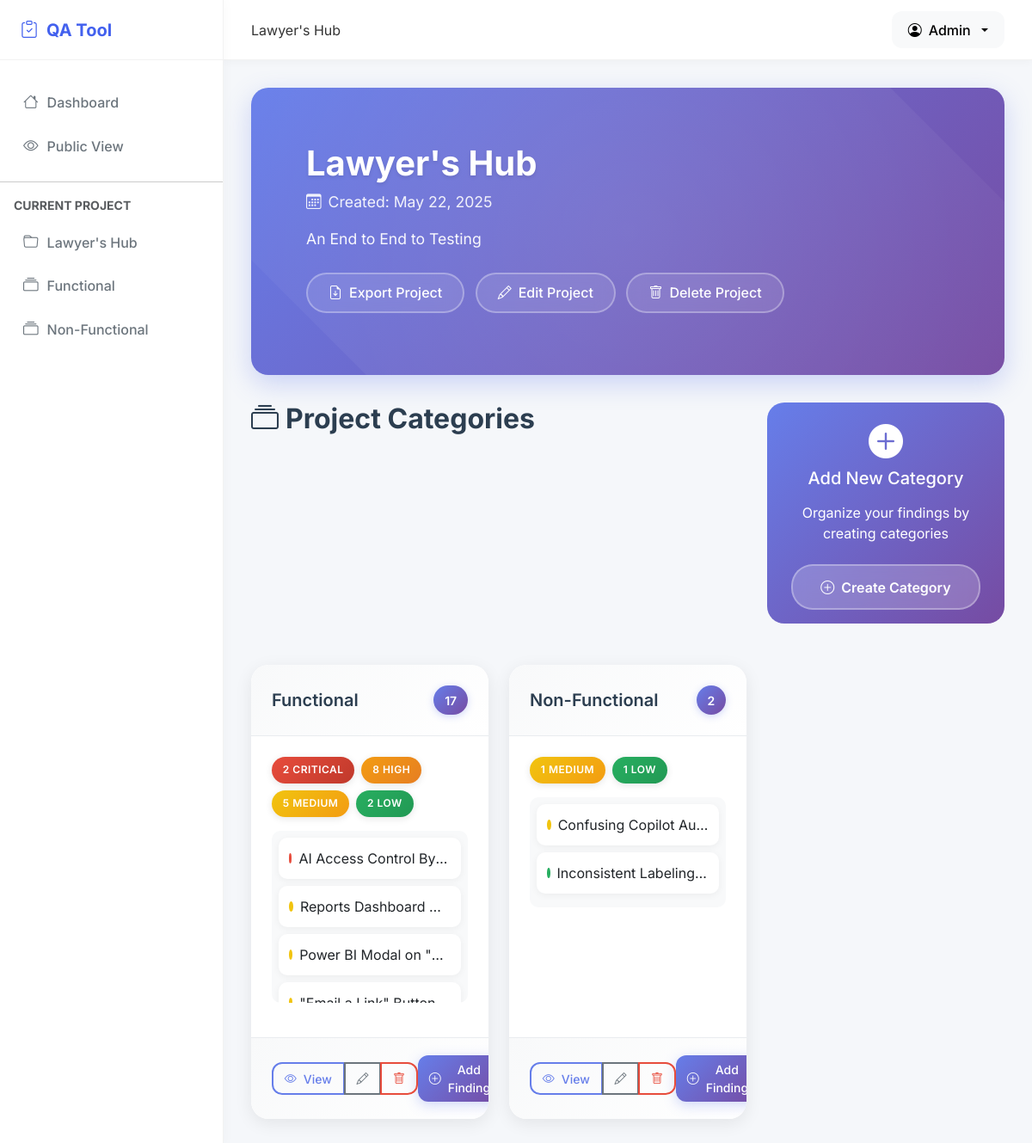
/project/1 (signed in), run on the app's committed database.
### app.py (models this page shows, shortened)
class Project(db.Model):
    id = db.Column(db.Integer, primary_key=True)
    name = db.Column(db.String(100), nullable=False)
    description = db.Column(db.Text)
    created_date = db.Column(db.DateTime, default=datetime.utcnow)
    categories = db.relationship('Category', backref='project', cascade='all, delete-orphan')

class Category(db.Model):
    id = db.Column(db.Integer, primary_key=True)
    name = db.Column(db.String(100), nullable=False)
    project_id = db.Column(db.Integer, db.ForeignKey('project.id'), nullable=False)
    findings = db.relationship('Finding', backref='category', cascade='all, delete-orphan')

class Finding(db.Model):
    id = db.Column(db.Integer, primary_key=True)
    title = db.Column(db.String(100), nullable=False)
    description = db.Column(db.Text)
    severity = db.Column(db.String(20), nullable=False)  # Critical, High, Medium, Low
    level = db.Column(db.String(50))
    status = db.Column(db.String(20), nullable=False)  # Open, In Progress, Closed
    created_date = db.Column(db.DateTime, default=datetime.utcnow)
    category_id = db.Column(db.Integer, db.ForeignKey('category.id'), nullable=False)
    screenshots = db.relationship('Screenshot', backref='finding', cascade='all, delete-orphan')

### app.py (the view)
@app.route('/project/<int:project_id>')
@admin_required
def view_project(project_id):
    project = Project.query.get_or_404(project_id)
    return render_template('view_project.html', project=project)

### app.py (called while the page is built)
def admin_required(f):
    @wraps(f)
    def decorated_function(*args, **kwargs):
        if not session.get('logged_in'):
            return redirect(url_for('public_index'))
        return f(*args, **kwargs)
    return decorated_function

### templates/view_project.html (shortened to what this page needs)
{% extends 'base.html' %}
{% block heading %}{{ project.name }}{% endblock %}
{% block content %}
<div class="project-header">
    <div class="content">
        <h1 class="project-title">{{ project.name }}</h1>
        <div class="project-meta">
            <i class="bi bi-calendar3 me-2"></i>Created: {{ project.created_date.strftime('%B %d, %Y') }}
        </div>
        <div class="project-description">{{ project.description }}</div>
        <div class="project-actions">
            <a href="{{ url_for('export_project', project_id=project.id) }}" class="btn">
                <i class="bi bi-file-earmark-arrow-down"></i> Export Project
            </a>
            <a href="{{ url_for('edit_project', project_id=project.id) }}" class="btn">
                <i class="bi bi-pencil"></i> Edit Project
            </a>
            <button type="button" class="btn" data-bs-toggle="modal" data-bs-target="#deleteProjectModal">
                <i class="bi bi-trash"></i> Delete Project
            </button>
        </div>
    </div>
</div>
<div class="row mb-5">
    <div class="col-lg-8">
        <div class="d-flex align-items-center justify-content-between mb-4">
            <h2 class="section-title">
                <i class="bi bi-collection"></i>
                Project Categories
            </h2>
        </div>
    </div>
    <div class="col-lg-4">
        <div class="add-category-card card">
            <div class="card-body">
                <div class="text-center">
                    <i class="bi bi-plus-circle-fill mb-3" style="font-size: 2.5rem;"></i>
                    <h5 class="card-title mb-3">Add New Category</h5>
                    <p class="card-text mb-4">Organize your findings by creating categories</p>
                    <a href="{{ url_for('new_category', project_id=project.id) }}" class="btn">
                        <i class="bi bi-plus-circle"></i> Create Category
                    </a>
                </div>
            </div>
        </div>
    </div>
</div>
{% if project.categories %}
    <div class="row row-cols-1 row-cols-md-2 row-cols-xl-3 g-4">
        {% for category in project.categories %}
            <div class="col">
                <div class="category-card card h-100">
                    <div class="card-header d-flex justify-content-between align-items-center">
                        <h5 class="mb-0">{{ category.name }}</h5>
                        <span class="count-badge">{{ category.findings|length }}</span>
                    </div>
                    <div class="card-body">
                        {% if category.findings %}
                            <div class="mb-3">
                                <div class="severity-badges mb-3">
                                    {% set critical = category.findings|selectattr('severity', 'equalto', 'Critical')|list|length %}
                                    {% set high = category.findings|selectattr('severity', 'equalto', 'High')|list|length %}
                                    {% set medium = category.findings|selectattr('severity', 'equalto', 'Medium')|list|length %}
                                    {% set low = category.findings|selectattr('severity', 'equalto', 'Low')|list|length %}
                                    {% if critical > 0 %}
                                    <span class="severity-badge critical">{{ critical }} Critical</span>
                                    {% endif %}
                                    {% if high > 0 %}
                                    <span class="severity-badge high">{{ high }} High</span>
                                    {% endif %}
                                    {% if medium > 0 %}
                                    <span class="severity-badge medium">{{ medium }} Medium</span>
                                    {% endif %}
                                    {% if low > 0 %}
                                    <span class="severity-badge low">{{ low }} Low</span>
                                    {% endif %}
                                </div>
                                <div class="findings-preview">
                                    {% for finding in category.findings[:4] %}
                                        <a href="{{ url_for('view_finding', finding_id=finding.id) }}" class="finding-item">
                                            <div class="d-flex align-items-center">
                                                <span class="severity-indicator {{ finding.severity.lower() }}"></span>
                                                <div class="text-truncate flex-grow-1">{{ finding.title }}</div>
                                            </div>
                                        </a>
                                    {% endfor %}
                                </div>
                            </div>
                        {% else %}
                            <div class="empty-state">
                                <i class="bi bi-exclamation-circle"></i>
                                <h6>No findings yet</h6>
                                <p class="text-muted small">Start by adding your first finding</p>
                            </div>
                        {% endif %}
                    </div>
                    <div class="card-footer d-flex justify-content-between align-items-center">
                        <div class="btn-group" role="group">
                            <a href="{{ url_for('view_category', category_id=category.id) }}" class="btn btn-sm btn-outline-primary">
                                <i class="bi bi-eye"></i> View
                            </a>
                            <a href="{{ url_for('edit_category', category_id=category.id) }}" class="btn btn-sm btn-outline-secondary">
                                <i class="bi bi-pencil"></i>
                            </a>
                            <button type="button" class="btn btn-sm btn-outline-danger" data-bs-toggle="modal" data-bs-target="#deleteCategoryModal{{ category.id }}">
                                <i class="bi bi-trash"></i>
                            </button>
                        </div>
                        <a href="{{ url_for('new_finding', category_id=category.id) }}" class="btn btn-sm btn-primary">
                            <i class="bi bi-plus-circle"></i> Add Finding
                        </a>
                    </div>
                </div>
            </div>
        {% endfor %}
    </div>
{% endif %}
{% endblock %}

### templates/base.html (shortened to what this page needs)
<!DOCTYPE html>
<html lang="en">
<head>
    <link href="https://cdn.jsdelivr.net/npm/bootstrap@5.3.0-alpha1/dist/css/bootstrap.min.css" rel="stylesheet">
    <link rel="stylesheet" href="https://cdn.jsdelivr.net/npm/bootstrap-icons@1.10.3/font/bootstrap-icons.css">
</head>
<body>
    <div class="layout-wrapper">
        <div class="sidebar" id="sidebar">
            <div class="sidebar-header">
                <a href="{{ url_for('index') }}" class="sidebar-logo">
                    <i class="bi bi-clipboard-check"></i>
                    <span>QA Tool</span>
                </a>
            </div>
            <div class="sidebar-menu">
                <a href="{{ url_for('index') }}" class="menu-item {% if request.endpoint == 'index' %}active{% endif %}">
                    <i class="bi bi-house"></i> Dashboard
                </a>
                <a href="{{ url_for('public_index') }}" class="menu-item {% if request.endpoint == 'public_index' %}active{% endif %}">
                    <i class="bi bi-eye"></i> Public View
                </a>
                {% if project is defined and project %}
                <hr class="my-3">
                <div class="px-3 mb-2 text-uppercase small fw-bold text-muted">Current Project</div>
                <a href="{{ url_for('view_project', project_id=project.id) }}" class="menu-item">
                    <i class="bi bi-folder"></i> {{ project.name }}
                </a>
                    {% if project.categories %}
                        {% for category in project.categories %}
                            <a href="{{ url_for('view_category', category_id=category.id) }}" class="menu-item ps-4 {% if category_id is defined and category_id == category.id %}active{% endif %}">
                                <i class="bi bi-collection"></i> {{ category.name }}
                            </a>
                        {% endfor %}
                    {% endif %}
                {% endif %}
            </div>
        </div>
        <div class="content-wrapper" id="content-wrapper">
            <div class="header">
                <div class="flex-grow-1">
                    {% block heading %}{% endblock %}
                </div>
                <div class="d-flex align-items-center">
                    <div class="dropdown">
                        <button class="btn btn-light dropdown-toggle d-flex align-items-center gap-2" type="button" id="userDropdown" data-bs-toggle="dropdown" aria-expanded="false">
                            <i class="bi bi-person-circle"></i>
                            <span>Admin</span>
                        </button>
                    </div>
                </div>
            </div>
            <div class="content">
                {% block content %}{% endblock %}
            </div>
        </div>
    </div>
</body>
</html>

### templates/base.html (style rules this page uses)
:root { --sidebar-width: 260px; --header-height: 70px; --primary-color: #4361ee; --secondary-color: #3f37c9; --success-color: #4cc9f0; --danger-color: #f72585; --warning-color: #f8961e; --info-color: #4895ef; --light-color: #f8f9fa; --dark-color: #212529; }
body { font-family: 'Inter', 'Segoe UI', Roboto, -apple-system, BlinkMacSystemFont, sans-serif; background-color: #f5f7fa; color: #333; }
.layout-wrapper { display: flex; min-height: 100vh; }
.sidebar { width: var(--sidebar-width); background: white; border-right: 1px solid rgba(0,0,0,0.05); position: fixed; left: 0; top: 0; bottom: 0; z-index: 1030; overflow-y: auto; box-shadow: 0 0 15px rgba(0,0,0,0.03); transition: all 0.3s ease; }
.sidebar-header { height: var(--header-height); display: flex; align-items: center; padding: 0 1.5rem; border-bottom: 1px solid rgba(0,0,0,0.05); }
.sidebar-logo { font-size: 1.25rem; font-weight: 700; color: var(--primary-color); text-decoration: none; display: flex; align-items: center; gap: 10px; }
.sidebar-menu { padding: 1.5rem 0; }
.menu-item { padding: 0.75rem 1.5rem; display: flex; align-items: center; color: #6c757d; text-decoration: none; font-weight: 500; transition: all 0.2s ease; border-left: 3px solid transparent; }
.menu-item i { margin-right: 10px; font-size: 1.1rem; }
.content-wrapper { flex: 1; margin-left: var(--sidebar-width); transition: all 0.3s ease; }
.header { height: var(--header-height); background: white; border-bottom: 1px solid rgba(0,0,0,0.05); display: flex; align-items: center; padding: 0 2rem; position: sticky; top: 0; z-index: 1020; box-shadow: 0 2px 10px rgba(0,0,0,0.03); }
.content { padding: 2rem; }
.btn-primary { background-color: var(--primary-color); border-color: var(--primary-color); }

### data on the page
Project: name "Lawyer's Hub", created_date "May 22, 2025", description "An End to End to Testing"
Category: name "Functional", findings|length "17", critical "2", high "8", medium "5", low "2"
Category: name "Non-Functional", findings|length "2", project "1"
Finding: title "AI Access Control By…"
Finding: title "Reports Dashboard…"
Finding: title "Power BI Modal on \"…"
Finding: title "\"Email a Link\" Button…"
Finding: title "Confusing Copilot Au…"
Finding: title "Inconsistent Labeling…"
